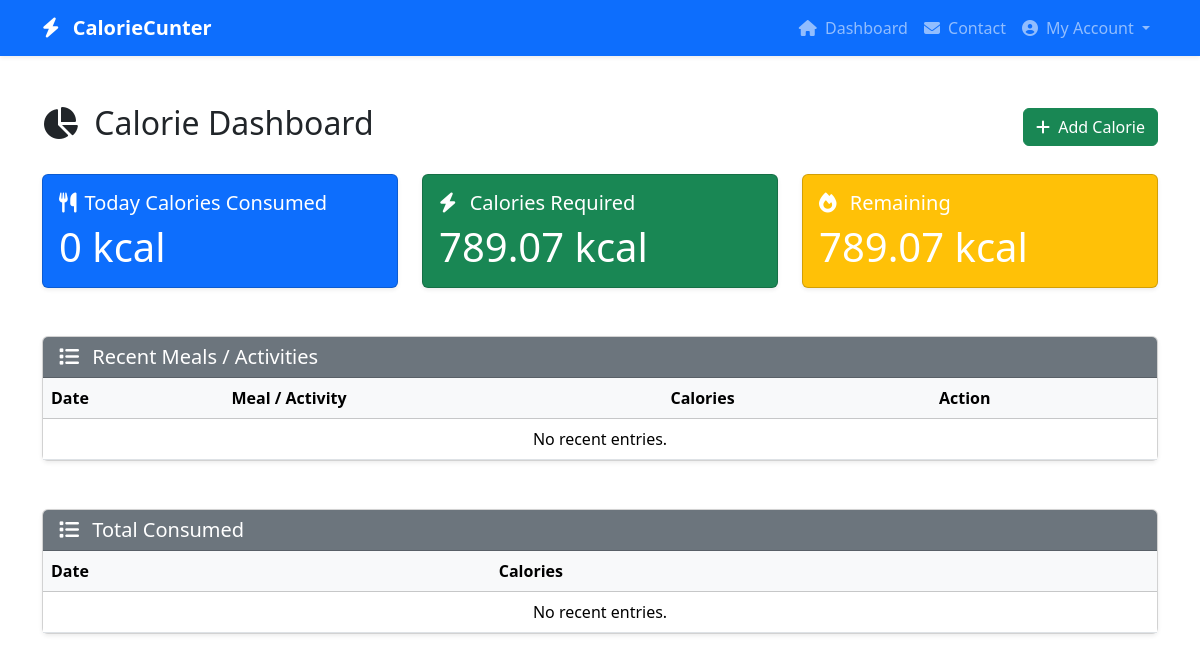
/dashboard/ (signed in), run on an earlier commit of the app's database.
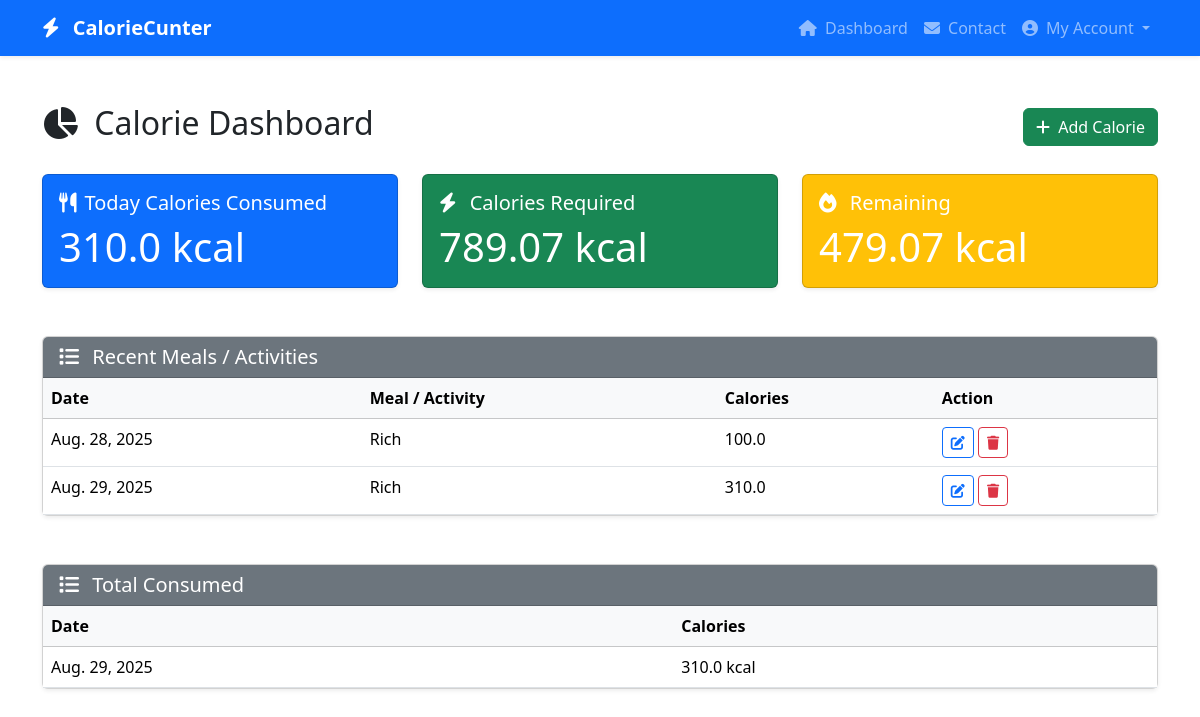
And on a later commit of the database.
### CalorieCounterApp/models.py (models this page shows, shortened)
class TotalConsumedModel(models.Model):
    user = models.ForeignKey(CustomUserAuthModel, on_delete=models.CASCADE, null=True, related_name='user_total_calorie')
    totalCalorie = models.FloatField(null=True)
    date = models.DateField(null=True)

class DailyConsumedModel(models.Model):
    user = models.ForeignKey(CustomUserAuthModel, on_delete=models.CASCADE, related_name='user_daily_calorie')
    itemName = models.CharField(max_length=250, null=True)
    calories = models.FloatField(null=True)
    date = models.DateField(null=True)

### CalorieCounterApp/views.py (the view)
# urls.py: path('dashboard/', dashboard, name='dashboard'),
def dashboard(request):
    daily_consumed = DailyConsumedModel.objects.all()
    total_consumed = TotalConsumedModel.objects.all()
    current_user = request.user
    gender = current_user.user_profile.gender
    height = current_user.user_profile.height
    weight = current_user.user_profile.weight
    age = current_user.user_profile.age
    today = date.today()
    today_consumed_calorie = TotalConsumedModel.objects.filter(user=request.user, date=today).first()
    if gender == 'Male':
        BMR = 66.47 + (13.75 * weight) + (5.003 * height) - (6.755 * age)
    else:
        BMR = 655.1 + (9.563 * weight) + (1.850 * height) - (4.676 * age)
    BMR = round(BMR,2)
    today_consumed_calorie = today_consumed_calorie.totalCalorie if today_consumed_calorie else 0
    remaining_calorie = round(BMR - today_consumed_calorie, 2)
    context={
        'daily_consumed':daily_consumed,
        'total_consumed':total_consumed,
        'BMR':BMR,
        'today_consumed_calorie':today_consumed_calorie,
        'remaining_calorie':remaining_calorie
    }
    return render(request, 'dashboard.html',context)

### CalorieCounterApp/templates/dashboard.html
{% extends 'master/base.html' %}
{% block content %}
<div class="container py-5">
  <div class="d-flex justify-content-between align-items-center mb-4">
    <h2><i class="fa fa-chart-pie me-2"></i> Calorie Dashboard</h2>
    <a href="{% url 'addCalorie' %}" class="btn btn-success">
      <i class="fa fa-plus me-1"></i> Add Calorie
    </a>
  </div>
  <div class="row g-4 mb-5">
    <div class="col-md-4">
      <div class="card text-white bg-primary shadow-sm">
        <div class="card-body">
          <h5 class="card-title"><i class="fa fa-utensils me-2"></i>Today Calories Consumed</h5>
          <p class="card-text display-6">{{ today_consumed_calorie }} kcal</p>
        </div>
      </div>
    </div>
    <div class="col-md-4">
      <div class="card text-white bg-success shadow-sm">
        <div class="card-body">
          <h5 class="card-title"><i class="fa fa-bolt me-2"></i> Calories Required</h5>
          <p class="card-text display-6">{{ BMR }} kcal</p>
        </div>
      </div>
    </div>
    <div class="col-md-4">
      <div class="card text-white bg-warning shadow-sm">
        <div class="card-body">
          <h5 class="card-title"><i class="fa fa-fire me-2"></i> Remaining</h5>
          <p class="card-text display-6">{{ remaining_calorie }} kcal</p>
        </div>
      </div>
    </div>
  </div>
  <div class="card shadow-sm">
    <div class="card-header bg-secondary text-white">
      <h5 class="mb-0"><i class="fa fa-list me-2"></i> Recent Meals / Activities</h5>
    </div>
    <div class="card-body p-0">
      <table class="table mb-0">
        <thead class="table-light">
          <tr>
            <th scope="col">Date</th>
            <th scope="col">Meal / Activity</th>
            <th scope="col">Calories</th>
            <th scope="col">Action</th>
          </tr>
        </thead>
        <tbody>
          {% for entry in daily_consumed %}
          <tr>
            <td>{{ entry.date }}</td>
            <td>{{ entry.itemName }}</td>
            <td>{{ entry.calories }}</td>
            <td>
                <a href="{% url 'update_calorie' entry.pk %}" class="btn btn-sm btn-outline-primary">
                    <i class="fa fa-edit"></i>
                </a>
                <a href="{% url 'delete_calorie' entry.pk %}" class="btn btn-sm btn-outline-danger">
                    <i class="fa fa-trash"></i>
                </a>
            </td>
          </tr>
          {% empty %}
          <tr>
            <td colspan="4" class="text-center">No recent entries.</td>
          </tr>
          {% endfor %}
        </tbody>
      </table>
    </div>
  </div>
    <div class="card shadow-sm mt-5">
    <div class="card-header bg-secondary text-white">
      <h5 class="mb-0"><i class="fa fa-list me-2"></i> Total Consumed</h5>
    </div>
    <div class="card-body p-0">
      <table class="table mb-0">
        <thead class="table-light">
          <tr>
            <th scope="col">Date</th>
            <th scope="col">Calories</th>
          </tr>
        </thead>
        <tbody>
          {% for entry in total_consumed %}
          <tr>
            <td>{{ entry.date }}</td>
            <td>{{ entry.totalCalorie }} kcal</td>
          </tr>
          {% empty %}
          <tr>
            <td colspan="2" class="text-center">No recent entries.</td>
          </tr>
          {% endfor %}
        </tbody>
      </table>
    </div>
  </div>
</div>
{% endblock content %}

### CalorieCounterApp/templates/master/base.html (shortened to what this page needs)
<!DOCTYPE html>
<html lang="en">
<head>
  <link href="https://cdn.jsdelivr.net/npm/bootstrap@5.3.3/dist/css/bootstrap.min.css" rel="stylesheet">
  <link href="https://cdnjs.cloudflare.com/ajax/libs/font-awesome/6.5.0/css/all.min.css" rel="stylesheet">
</head>
<body>
    {% include 'master/navbar.html' %}
    {% block content %}
    {% endblock content %}
</body>
</html>

### CalorieCounterApp/templates/master/navbar.html (shortened to what this page needs)
  <nav class="navbar navbar-expand-lg navbar-dark bg-primary shadow-sm">
    <div class="container">
      <a class="navbar-brand fw-bold" href="">
        <i class="fa fa-bolt me-2"></i> CalorieCunter
      </a>
      <div class="collapse navbar-collapse" id="mainNavbar">
        <ul class="navbar-nav ms-auto">
          <li class="nav-item">
            <a class="nav-link" href="{% url 'dashboard' %}">
              <i class="fa fa-home me-1"></i> Dashboard
            </a>
          </li>
          <li class="nav-item">
            <a class="nav-link" href="">
              <i class="fa fa-envelope me-1"></i> Contact
            </a>
          </li>
          <li class="nav-item dropdown">
            <a class="nav-link dropdown-toggle" href="#" id="accountDropdown" role="button" data-bs-toggle="dropdown">
              <i class="fa fa-user-circle me-1"></i> My Account
            </a>
          </li>
        </ul>
      </div>
    </div>
  </nav>

What changed in the data, as far as the page shows it:
added TotalConsumedModel: totalCalorie "310.0", date "Aug. 29, 2025"
added DailyConsumedModel: date "Aug. 28, 2025", itemName "Rich", calories "100.0"
added DailyConsumedModel: date "Aug. 29, 2025", itemName "Rich", calories "310.0"
Also different on the page:
{{ remaining_calorie }}: "789.07" → "479.07"
{{ today_consumed_calorie }}: "0" → (not shown)
text no longer shown: "No recent entries. No recent entries."
